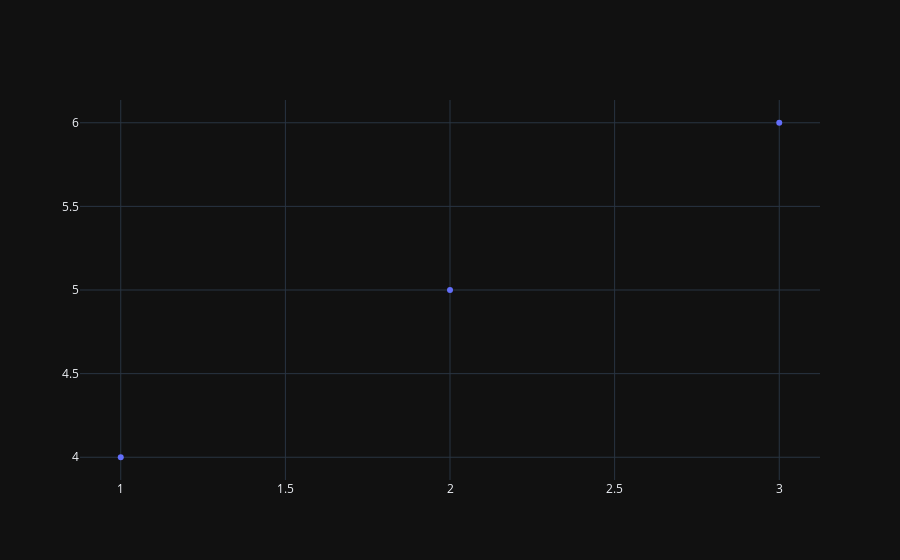

Write notebook code for a chart like this one.
### Code cell
graph_trace = go.Scatter(x=[1,2,3], y=[4,5,6],
                        mode='markers'
                        )
fig = go.Figure(data=graph_trace)
fig.show()

### Figure 1 — Plotly figure (JSON) as saved in the notebook; plotly's stock layout.template omitted (floating-point values rounded to 4 significant figures)
{"data": [{"mode": "markers", "type": "scatter", "x": [1, 2, 3], "y": [4, 5, 6]}], "layout": {}}
